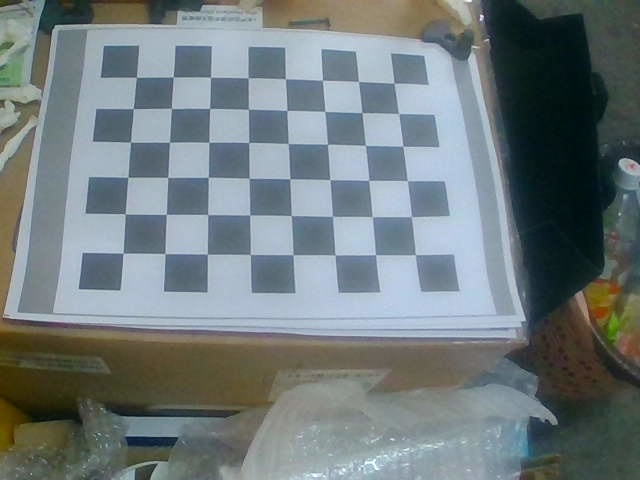
#> input picture imgs_left/frame_20240714_194818.jpg, 640 x 480 px, given in place of the camera
$ python finish3.py
#> lines starting #> are read from the running program, lines starting #| are printed output that depends on the picture
import cv2
import numpy as np

# 加载标定文件
calib_info_left = np.load('calib_info_left.npy', allow_pickle=True).item()
#> (reads calib_info_left.npy from the repository)
calib_info_right = np.load('calib_info_right.npy', allow_pickle=True).item()
#> (reads calib_info_right.npy from the repository)

# 提取内参矩阵和畸变系数
camera_matrix_left = calib_info_left['Camera Matrix']
dist_coeffs_left = calib_info_left['Distortion Coefficients']
camera_matrix_right = calib_info_right['Camera Matrix']
dist_coeffs_right = calib_info_right['Distortion Coefficients']

# 提取旋转向量和平移向量
tvecs_left = calib_info_left['Translation Vectors']
tvecs_right = calib_info_right['Translation Vectors']

# 计算基线距离
tvecs_left_avg = np.mean(tvecs_left, axis=0)
tvecs_right_avg = np.mean(tvecs_right, axis=0)
baseline = np.linalg.norm(tvecs_left_avg - tvecs_right_avg)
print("基线距离（单位：米）:", baseline)

# 计算焦距
focal_length_x = camera_matrix_left[0, 0]
focal_length_y = camera_matrix_left[1, 1]
print("焦距 f_x（单位：像素）:", focal_length_x)
print("焦距 f_y（单位：像素）:", focal_length_y)

# 计算Q矩阵
Q = np.float32([[-focal_length_x / baseline, 0, (camera_matrix_left[0, 2] - camera_matrix_right[0, 2]) / baseline, 0],
                [0, -focal_length_y / baseline, (camera_matrix_left[1, 2] - camera_matrix_right[1, 2]) / baseline, 0],
                [0, 0, -(focal_length_x + focal_length_y) / baseline, focal_length_y],
                [0, 0, 1, 0]])

# 初始化两个摄像头
cap1 = cv2.VideoCapture(0)  # 通常0是默认的摄像头
cap2 = cv2.VideoCapture(1)  # 1通常是第二个摄像头

# 检查摄像头是否成功打开
if not cap1.isOpened() or not cap2.isOpened():
    print("无法打开摄像头")
    exit()

# 循环获取摄像头图像
while True:
    # 读取一帧
    ret, frame1 = cap1.read()
#> frame1 is the input picture: shape (480, 640, 3); mean B, G, R 124.9, 122.6, 112.4
    # 如果正确读取帧，ret为True
    if not ret:
        print("无法从摄像头1读取帧")
        break

    # 读取摄像头2的帧
    ret2, frame2 = cap2.read()
    if not ret2:
        print("无法从摄像头2读取帧")
        break

    # 畸变矫正和重投影
    h, w = frame1.shape[:2]  # 获取图像的高度和宽度
#> h = 480; w = 640
    new_camera_matrix_left = camera_matrix_left.copy()  # 复制内参矩阵
    new_camera_matrix_right = camera_matrix_right.copy()

    # 设置内参矩阵中的主点坐标为图像中心
    new_camera_matrix_left[0, 2] = w / 2
    new_camera_matrix_left[1, 2] = h / 2
    new_camera_matrix_right[0, 2] = w / 2
    new_camera_matrix_right[1, 2] = h / 2

    # 畸变矫正
    undistorted_frame1 = cv2.undistort(frame1, camera_matrix_left, dist_coeffs_left, None, new_camera_matrix_left)
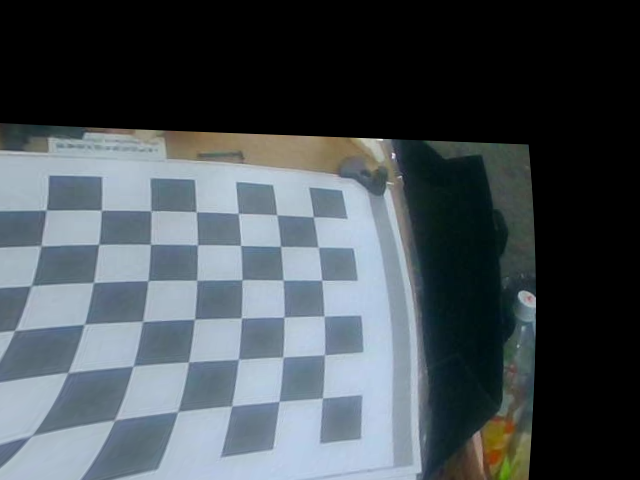
#> undistorted_frame1: shape (480, 640, 3); mean B, G, R 86.1, 80.4, 71.8
    undistorted_frame2 = cv2.undistort(frame2, camera_matrix_right, dist_coeffs_right, None, new_camera_matrix_right)

    # 灰度化图像
    gray1 = cv2.cvtColor(frame1, cv2.COLOR_BGR2GRAY)
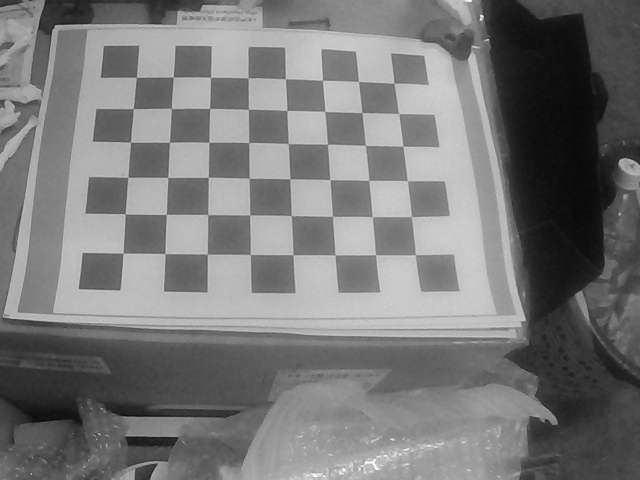
#> gray1: shape (480, 640); min 7, max 254, mean 119.8
    gray2 = cv2.cvtColor(frame2, cv2.COLOR_BGR2GRAY)

    # 应用高斯模糊
    blurred1 = cv2.GaussianBlur(gray1, (5, 5), 0)
    blurred2 = cv2.GaussianBlur(gray2, (5, 5), 0)

    # 双边滤波
    bilateral1 = cv2.bilateralFilter(blurred1, 9, 75, 75)
    bilateral2 = cv2.bilateralFilter(blurred2, 9, 75, 75)

    # 锐化滤波（使用拉普拉斯算子）
    kernel = np.array([[-1, -1, -1], [-1, 8, -1], [-1, -1, -1]], dtype=np.float32)
    sharpened1 = cv2.filter2D(bilateral1, -1, kernel)
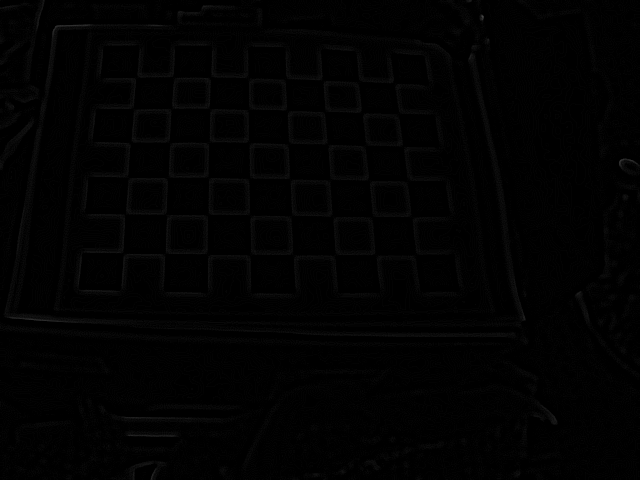
#> sharpened1: shape (480, 640); min 0, max 70, mean 1.8
    kernel = np.array([[-1, -1, -1], [-1, 8, -1], [-1, -1, -1]], dtype=np.float32)
    sharpened2 = cv2.filter2D(bilateral2, -1, kernel)

    # 创建CLAHE对象(提升图像对比度)
    clahe = cv2.createCLAHE(clipLimit=2.0, tileGridSize=(8, 8))

    # 应用CLAHE
    clahe_image1 = clahe.apply(sharpened1)
    clahe_image2 = clahe.apply(sharpened2)

    # 显示CLAHE处理后的图像
    cv2.imshow('CLAHE Image 1', clahe_image1)
    cv2.imshow('CLAHE Image 2', clahe_image2)

    # 计算视差图
    # 配置StereoBM或StereoSGBM算法的参数
    window_size = 9
    min_disp = 40    #视差的最小值
    num_disp = 64 - min_disp  #视差范围
    stereo = cv2.StereoSGBM_create(minDisparity=min_disp,
                                   numDisparities=num_disp,
                                   blockSize=window_size,
                                   uniquenessRatio=10,
                                   speckleWindowSize=100,
                                   speckleRange=32,
                                   disp12MaxDiff=1)

    # 计算视差
    disparity = stereo.compute(clahe_image1, clahe_image2)
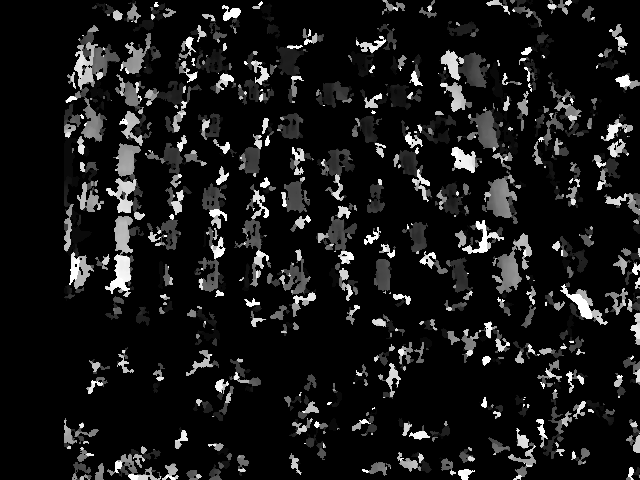
#> disparity: shape (480, 640) int16; min 624, max 1008, mean 660.4; drawn with min black and max white

    disparity_normalized = cv2.normalize(disparity, None, alpha=0, beta=255, norm_type=cv2.NORM_MINMAX)
    cv2.imshow('Disparity Map', disparity_normalized)
    # 相机参数
    focal_length = 0.0025  # 焦距

    # 计算深度图
    points_3D = cv2.reprojectImageTo3D(disparity, Q)
    depth_normalized = cv2.normalize(points_3D, None, alpha=0, beta=255, norm_type=cv2.NORM_MINMAX)
    cv2.imshow('Depth Map', depth_normalized)
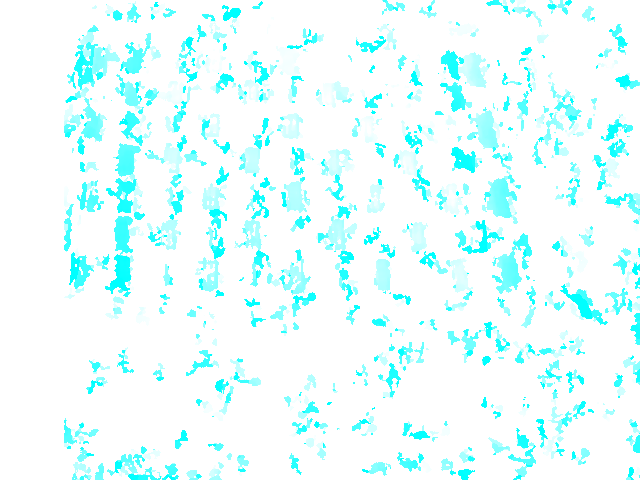
#> window 'Depth Map': shape (480, 640, 3); mean B, G, R 255, 255, 230.7

    # 假设已经有了深度图变量 'depth_normalized' 和 'depth'

    # 找到深度图中的最小值及其对应的像素坐标
    min_depth_value = np.min(depth_normalized[depth_normalized > 0])  # 忽略深度为0的点
#> min_depth_value = 9.83e-07
    min_depth_coords = np.unravel_index(np.argmin(depth_normalized), depth_normalized.shape)
#> min_depth_coords = (1, 261, 2)

    # 将像素坐标转换为空间坐标
    x = (min_depth_coords[1] - camera_matrix_left[0, 2]) * min_depth_value / focal_length_x
#> x = -3.54e-08
    y = (min_depth_coords[0] - camera_matrix_left[1, 2]) * min_depth_value / focal_length_y
#> y = -4.34e-08
    z = min_depth_value
#> z = 9.83e-07

    # 打印空间坐标
    print("最浅物体的空间坐标（X, Y, Z）:", x, y, z)
#| 最浅物体的空间坐标（X, Y, Z）: -3.539457477756426e-08 -4.336989237194354e-08 9.832256e-07

    # 显示最浅物体的深度值
    print("最浅物体的深度值（单位：米）:", min_depth_value)
#| 最浅物体的深度值（单位：米）: 9.832256e-07

    # 在图像上绘制标记和显示坐标
    # 选择一个图像来显示，这里我们使用 rectified_frame1
    display_image = depth_normalized.copy()

    # 绘制一个圆来标记最浅点
    cv2.circle(display_image, (min_depth_coords[1], min_depth_coords[0]), 5, (0, 255, 0), -1)
#> display_image: shape (480, 640, 3) float32; mean of channels 0, 1, 2 189.9, 181, 1

    # 将坐标转换为字符串
    coord_text = f"X: {x:.2f}, Y: {y:.2f}, Z: {z:.2f}"
#> coord_text = 'X: -0.00, Y: -0.00, Z: 0.00'

    # 在图像上显示坐标
    cv2.putText(display_image, coord_text, (min_depth_coords[1], min_depth_coords[0] + 20),
                cv2.FONT_HERSHEY_SIMPLEX, 0.5, (0, 255, 0), 2)
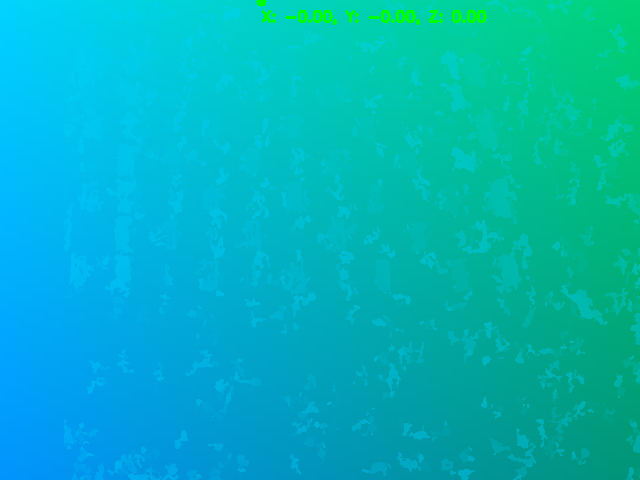
#> display_image: shape (480, 640, 3) float32; mean of channels 0, 1, 2 189.2, 181.2, 1; drawn as B, G, R

    # 显示图像
    cv2.imshow('Depth Map with Coordinates', display_image)
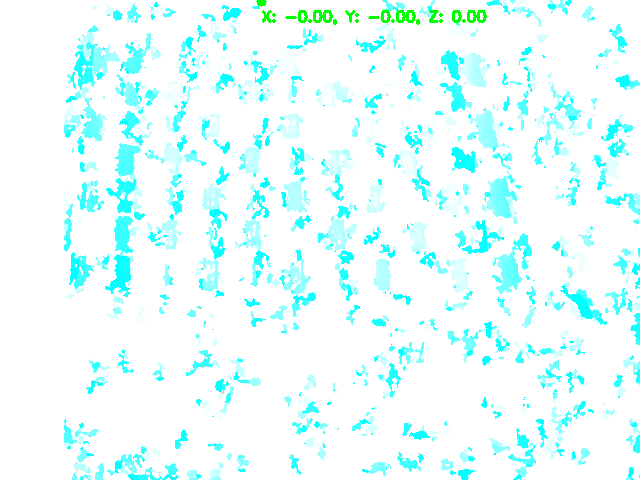
#> window 'Depth Map with Coordinates': shape (480, 640, 3); mean B, G, R 253.9, 255, 229.6


    # 按'q'键退出循环
    if cv2.waitKey(1) & 0xFF == ord('q'):
#> (key q is pressed here)
        break


    # 释放摄像头资源
cap1.release()
cap2.release()

# 关闭所有OpenCV窗口
cv2.destroyAllWindows()
